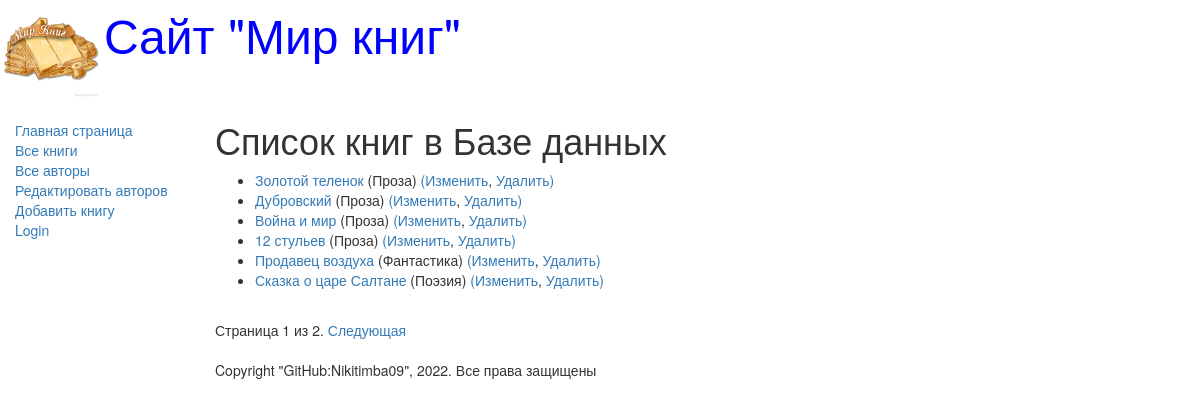
The page /books/ on the database its author committed.
### catalog/models.py (models this page shows, shortened)
class Book(models.Model):
    title = models.CharField(max_length=200,
                             help_text='Введите название книги',
                             verbose_name='Название книги')
    genre = models.ForeignKey("Genre", on_delete=models.CASCADE,
                              help_text='Выберите жанр для книги',
                              verbose_name='Жанр книги', null=True)
    language = models.ForeignKey("Language",
                                 on_delete=models.CASCADE,
                                 help_text='Выберите язык книги',
                                 verbose_name='Язык книги', null=True)
    author = models.ManyToManyField("Author",
                                    help_text='Выберите автора книги',
                                    verbose_name='Автор книги')
    summary = models.TextField(max_length=1000,
                               help_text='Введите краткое описание книги',
                               verbose_name='Аннотация книги')
    isbn = models.CharField(max_length=13,
                            help_text='Должно содержать 13 символов',
                            verbose_name='ISBN книги')
    def display_author(self):
        return ', '.join([author.last_name for author in self.author.all()])
    display_author.short_description = 'Авторы'

class Genre(models.Model):
    name = models.CharField(max_length=200,
                            help_text=" Введите жанр книги",
                            verbose_name='Жанр книги'
                            )
    def __str__(self):
        return self.name

### catalog/views.py (the view)
# urls.py: re_path(r'^books/$', views.BookListView.as_view(), name='books'),
class BookListView(generic.ListView):
    model = Book
    paginate_by = 6

### catalog/templates/catalog/book_list.html
{% extends "base_generic.html" %}
{% block content %}
    <h1>Список книг в Базе данных</h1>
    {% if book_list %}
    <ul>
        {% for book in book_list %}
    <li>
        <a href="{{ book.id }}">{{ book.title }}</a>
                            ({{ book.genre }})
    <a href="/book/update/{{ book.id }}">(Изменить</a>,
    <a href="/book/delete/{{ book.id }}">Удалить)</a>
    </li>
    {% endfor %}
    </ul>
    {% else %}
        <p>В базе нет книг</p>
    {% endif %}
{% endblock %}

### rows shown on the page
Book: title "Золотой теленок", genre "Проза"
Book: title "Дубровский", genre "Проза"
Book: title "Война и мир", genre "Проза"
Book: title "12 стульев", genre "Проза"
Book: title "Продавец воздуха", genre "Фантастика"
Book: title "Сказка о царе Салтане", genre "Поэзия"

### other values the page prints
{{ page_obj.number }} "1"
{{ page_obj.paginator.num_pages }} "2"
